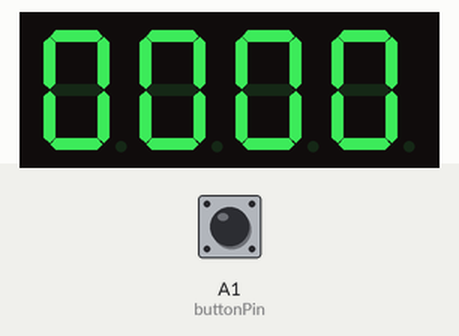
This sketch was run on a simulated Arduino Uno, built with avr-gcc and run on an emulated ATmega328P. On the bench: 4-digit seven-segment display. Wiring (inferred from the names in the program): 4-digit 7-segment display, segments lit when HIGH: segments pin 2, pin 3, pin 4, pin 5, pin 6, pin 8, pin 9, pin 10; digit selects pin 11, pin 12, pin 13, A0. Inputs (shaded band) come from the test bench; at power-on: A1 (buttonPin) HIGH. The segment pins are drawn as the display they are named for.

Above: at 1.2 s.
1.3 s: A1 (buttonPin) pulled LOW for 0.15 s
At 2.0 s:
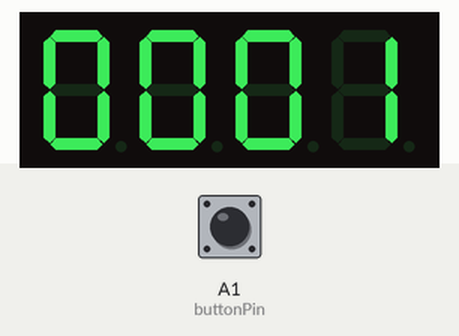
2.9 s: A1 (buttonPin) pulled LOW for 1 s
At 3.2 s:
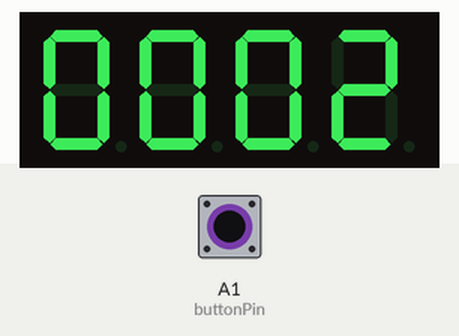
5.4 s: A1 (buttonPin) pulled LOW for 0.15 s
At 6.4 s:
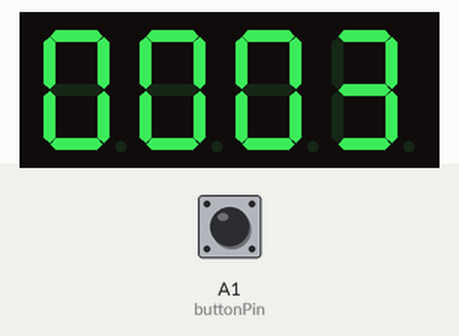
7.0 s: A1 (buttonPin) pulled LOW for 1 s
At 7.6 s:
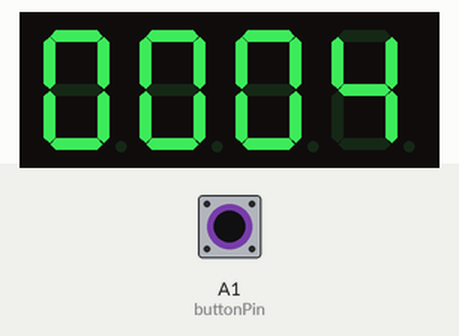
Timing chart, 0 to 10.0 s (numbered marks = the images above; inputs shaded):
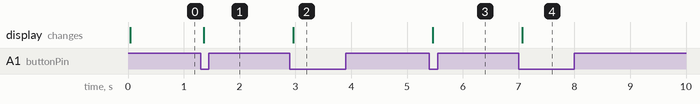

The sketch:

sketch_sep17a.ino
```cpp
// ===== KONFIGURASI PIN =====

// Pin segmen (A, B, C, D, E, F, G, DP)
const int segmentPins[8] = {2, 3, 4, 5, 6, 8, 9, 10};

// Pin common tiap digit (digit1, digit2, digit3, digit4)
const int digitPins[4] = {11, 12, 13, A0};

// Pin tombol push
const int buttonPin = A1;

// ===== POLA ANGKA 0-9 (Common Cathode: 1 = nyala, 0 = mati) =====
// urutan: a, b, c, d, e, f, g, dp
byte angkaPola[10][8] = {
  {1,1,1,1,1,1,0,0}, // 0
  {0,1,1,0,0,0,0,0}, // 1
  {1,1,0,1,1,0,1,0}, // 2
  {1,1,1,1,0,0,1,0}, // 3
  {0,1,1,0,0,1,1,0}, // 4
  {1,0,1,1,0,1,1,0}, // 5
  {1,0,1,1,1,1,1,0}, // 6
  {1,1,1,0,0,0,0,0}, // 7
  {1,1,1,1,1,1,1,0}, // 8
  {1,1,1,1,0,1,1,0}  // 9
};

// ===== VARIABEL PROGRAM =====
int angkaSekarang = 0;      // angka yang ditampilkan (0-9999)

// untuk debounce tombol
int statusTombolSebelumnya = HIGH;
unsigned long waktuTerakhirTekan = 0;
const unsigned long debounceDelay = 50;

void setup() {
  // set semua pin segmen sebagai output
  for (int i = 0; i < 8; i++) {
    pinMode(segmentPins[i], OUTPUT);
  }

  // set semua pin common sebagai output
  for (int i = 0; i < 4; i++) {
    pinMode(digitPins[i], OUTPUT);
    digitalWrite(digitPins[i], LOW); // matikan dulu semua digit (asumsi common cathode)
  }

  // tombol pakai internal pull-up, jadi kondisi normal HIGH, saat ditekan jadi LOW
  pinMode(buttonPin, INPUT_PULLUP);
}

void loop() {
  cekTombol();
  tampilkanAngka(angkaSekarang);
}
// ==== Percobaan =====

// ===== FUNGSI CEK TOMBOL (dengan debounce) =====
void cekTombol() {
  int statusTombol = digitalRead(buttonPin);

  // Deteksi transisi dari HIGH ke LOW (tombol baru ditekan)
  if (statusTombol == LOW && statusTombolSebelumnya == HIGH) {
    if (millis() - waktuTerakhirTekan > debounceDelay) {
      angkaSekarang++;           // tambah 1 setiap ditekan
      if (angkaSekarang > 9999) {
        angkaSekarang = 0;       // reset ke 0 kalau sudah lewat 9999
      }
      waktuTerakhirTekan = millis();
    }
  }

  statusTombolSebelumnya = statusTombol;
}

// ===== FUNGSI TAMPILKAN ANGKA 4 DIGIT (multiplexing) =====
void tampilkanAngka(int angka) {
  int digit[4];
  digit[0] = (angka / 1000) % 10; // ribuan
  digit[1] = (angka / 100) % 10;  // ratusan
  digit[2] = (angka / 10) % 10;   // puluhan
  digit[3] = angka % 10;          // satuan

  for (int i = 0; i < 4; i++) {
    // matikan semua digit dulu
    for (int d = 0; d < 4; d++) {
      digitalWrite(digitPins[d], LOW);
    }

    // set pola segmen untuk digit ke-i
    for (int s = 0; s < 8; s++) {
      digitalWrite(segmentPins[s], angkaPola[digit[i]][s]);
    }

    // nyalakan hanya digit ke-i
    digitalWrite(digitPins[i], HIGH);

    delay(3); // waktu nyala tiap digit (multiplexing, jangan terlalu lama)
  }
}
```

Measured:
- after the input at 1.3 s, the display: changes after 0.06 s (image 1)
- after the input at 2.9 s, the display: changes after 0.06 s (image 2)
- after the input at 5.4 s, the display: changes after 0.06 s (image 3)
- after the input at 7.0 s, the display: changes after 0.06 s (image 4)
